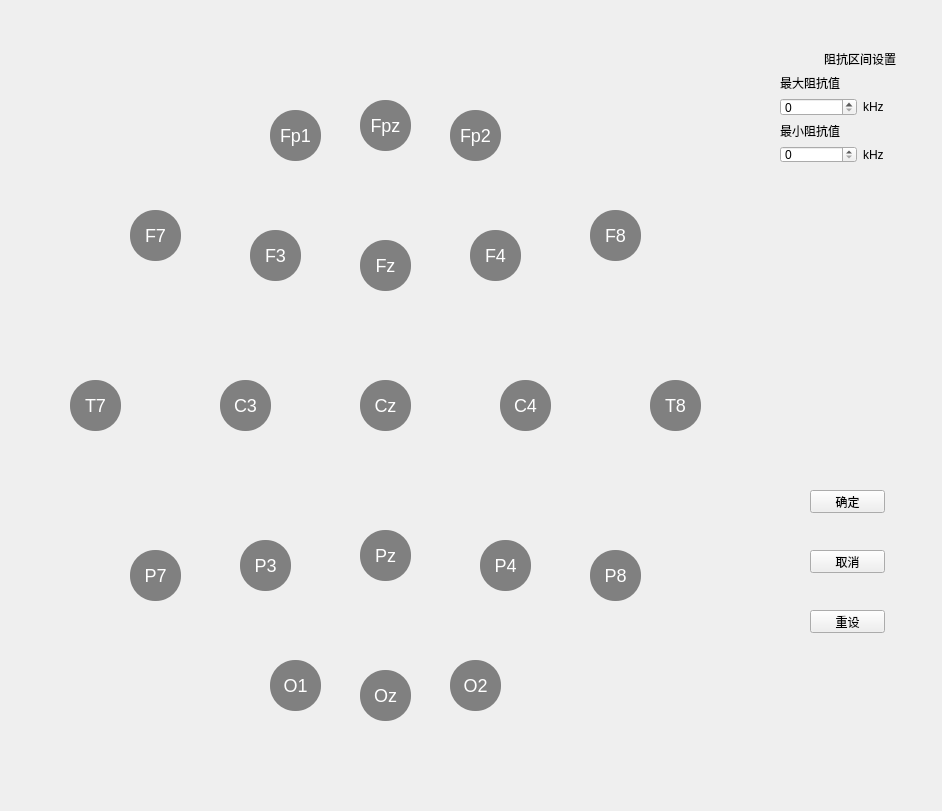
<?xml version="1.0" encoding="UTF-8"?>
<ui version="4.0">
 <class>Impedance</class>
 <widget class="QWidget" name="Impedance">
  <property name="geometry">
   <rect>
    <x>0</x>
    <y>0</y>
    <width>942</width>
    <height>811</height>
   </rect>
  </property>
  <property name="windowTitle">
   <string>Form</string>
  </property>
  <widget class="QLabel" name="label_background">
   <property name="geometry">
    <rect>
     <x>0</x>
     <y>0</y>
     <width>781</width>
     <height>811</height>
    </rect>
   </property>
   <property name="text">
    <string/>
   </property>
   <property name="pixmap">
    <pixmap>background.png</pixmap>
   </property>
  </widget>
  <widget class="QPushButton" name="pushButton_Confirm">
   <property name="geometry">
    <rect>
     <x>810</x>
     <y>490</y>
     <width>75</width>
     <height>23</height>
    </rect>
   </property>
   <property name="text">
    <string>确定</string>
   </property>
  </widget>
  <widget class="QPushButton" name="pushButton_Cancel">
   <property name="geometry">
    <rect>
     <x>810</x>
     <y>550</y>
     <width>75</width>
     <height>23</height>
    </rect>
   </property>
   <property name="text">
    <string>取消</string>
   </property>
  </widget>
  <widget class="QPushButton" name="pushButton_Reset">
   <property name="geometry">
    <rect>
     <x>810</x>
     <y>610</y>
     <width>75</width>
     <height>23</height>
    </rect>
   </property>
   <property name="text">
    <string>重设</string>
   </property>
  </widget>
  <widget class="QPushButton" name="pushButton_Fpz">
   <property name="geometry">
    <rect>
     <x>360</x>
     <y>100</y>
     <width>51</width>
     <height>51</height>
    </rect>
   </property>
   <property name="styleSheet">
    <string notr="true">QPushButton {
    width: 25px;
    height: 5px;
    border-radius: 25px;
    background-color: #808080;  /* 初始颜色 */
    color: white;
    font-size: 18px;
}
</string>
   </property>
   <property name="text">
    <string>Fpz</string>
   </property>
  </widget>
  <widget class="QPushButton" name="pushButton_Fp2">
   <property name="geometry">
    <rect>
     <x>450</x>
     <y>110</y>
     <width>51</width>
     <height>51</height>
    </rect>
   </property>
   <property name="styleSheet">
    <string notr="true">QPushButton {
    width: 25px;
    height: 5px;
    border-radius: 25px;
    background-color: #808080;  /* 初始颜色 */
    color: white;
    font-size: 18px;
}
</string>
   </property>
   <property name="text">
    <string>Fp2</string>
   </property>
  </widget>
  <widget class="QPushButton" name="pushButton_Fp1">
   <property name="geometry">
    <rect>
     <x>270</x>
     <y>110</y>
     <width>51</width>
     <height>51</height>
    </rect>
   </property>
   <property name="styleSheet">
    <string notr="true">QPushButton {
    width: 25px;
    height: 5px;
    border-radius: 25px;
    background-color: #808080;  /* 初始颜色 */
    color: white;
    font-size: 18px;
}
</string>
   </property>
   <property name="text">
    <string>Fp1</string>
   </property>
  </widget>
  <widget class="QPushButton" name="pushButton_Fz">
   <property name="geometry">
    <rect>
     <x>360</x>
     <y>240</y>
     <width>51</width>
     <height>51</height>
    </rect>
   </property>
   <property name="styleSheet">
    <string notr="true">QPushButton {
    width: 25px;
    height: 5px;
    border-radius: 25px;
    background-color: #808080;  /* 初始颜色 */
    color: white;
    font-size: 18px;
}
</string>
   </property>
   <property name="text">
    <string>Fz</string>
   </property>
  </widget>
  <widget class="QPushButton" name="pushButton_Cz">
   <property name="geometry">
    <rect>
     <x>360</x>
     <y>380</y>
     <width>51</width>
     <height>51</height>
    </rect>
   </property>
   <property name="styleSheet">
    <string notr="true">QPushButton {
    width: 25px;
    height: 5px;
    border-radius: 25px;
    background-color: #808080;  /* 初始颜色 */
    color: white;
    font-size: 18px;
}
</string>
   </property>
   <property name="text">
    <string>Cz</string>
   </property>
  </widget>
  <widget class="QPushButton" name="pushButton_Pz">
   <property name="geometry">
    <rect>
     <x>360</x>
     <y>530</y>
     <width>51</width>
     <height>51</height>
    </rect>
   </property>
   <property name="styleSheet">
    <string notr="true">QPushButton {
    width: 25px;
    height: 5px;
    border-radius: 25px;
    background-color: #808080;  /* 初始颜色 */
    color: white;
    font-size: 18px;
}
</string>
   </property>
   <property name="text">
    <string>Pz</string>
   </property>
  </widget>
  <widget class="QPushButton" name="pushButton_Oz">
   <property name="geometry">
    <rect>
     <x>360</x>
     <y>670</y>
     <width>51</width>
     <height>51</height>
    </rect>
   </property>
   <property name="styleSheet">
    <string notr="true">QPushButton {
    width: 25px;
    height: 5px;
    border-radius: 25px;
    background-color: #808080;  /* 初始颜色 */
    color: white;
    font-size: 18px;
}
</string>
   </property>
   <property name="text">
    <string>Oz</string>
   </property>
  </widget>
  <widget class="QPushButton" name="pushButton_F3">
   <property name="geometry">
    <rect>
     <x>250</x>
     <y>230</y>
     <width>51</width>
     <height>51</height>
    </rect>
   </property>
   <property name="styleSheet">
    <string notr="true">QPushButton {
    width: 25px;
    height: 5px;
    border-radius: 25px;
    background-color: #808080;  /* 初始颜色 */
    color: white;
    font-size: 18px;
}
</string>
   </property>
   <property name="text">
    <string>F3</string>
   </property>
  </widget>
  <widget class="QPushButton" name="pushButton_F4">
   <property name="geometry">
    <rect>
     <x>470</x>
     <y>230</y>
     <width>51</width>
     <height>51</height>
    </rect>
   </property>
   <property name="styleSheet">
    <string notr="true">QPushButton {
    width: 25px;
    height: 5px;
    border-radius: 25px;
    background-color: #808080;  /* 初始颜色 */
    color: white;
    font-size: 18px;
}
</string>
   </property>
   <property name="text">
    <string>F4</string>
   </property>
  </widget>
  <widget class="QPushButton" name="pushButton_F7">
   <property name="geometry">
    <rect>
     <x>130</x>
     <y>210</y>
     <width>51</width>
     <height>51</height>
    </rect>
   </property>
   <property name="styleSheet">
    <string notr="true">QPushButton {
    width: 25px;
    height: 5px;
    border-radius: 25px;
    background-color: #808080;  /* 初始颜色 */
    color: white;
    font-size: 18px;
}
</string>
   </property>
   <property name="text">
    <string>F7</string>
   </property>
  </widget>
  <widget class="QPushButton" name="pushButton_F8">
   <property name="geometry">
    <rect>
     <x>590</x>
     <y>210</y>
     <width>51</width>
     <height>51</height>
    </rect>
   </property>
   <property name="styleSheet">
    <string notr="true">QPushButton {
    width: 25px;
    height: 5px;
    border-radius: 25px;
    background-color: #808080;  /* 初始颜色 */
    color: white;
    font-size: 18px;
}
</string>
   </property>
   <property name="text">
    <string>F8</string>
   </property>
  </widget>
  <widget class="QPushButton" name="pushButton_C3">
   <property name="geometry">
    <rect>
     <x>220</x>
     <y>380</y>
     <width>51</width>
     <height>51</height>
    </rect>
   </property>
   <property name="styleSheet">
    <string notr="true">QPushButton {
    width: 25px;
    height: 5px;
    border-radius: 25px;
    background-color: #808080;  /* 初始颜色 */
    color: white;
    font-size: 18px;
}
</string>
   </property>
   <property name="text">
    <string>C3</string>
   </property>
  </widget>
  <widget class="QPushButton" name="pushButton_C4">
   <property name="geometry">
    <rect>
     <x>500</x>
     <y>380</y>
     <width>51</width>
     <height>51</height>
    </rect>
   </property>
   <property name="styleSheet">
    <string notr="true">QPushButton {
    width: 25px;
    height: 5px;
    border-radius: 25px;
    background-color: #808080;  /* 初始颜色 */
    color: white;
    font-size: 18px;
}
</string>
   </property>
   <property name="text">
    <string>C4</string>
   </property>
  </widget>
  <widget class="QPushButton" name="pushButton_T7">
   <property name="geometry">
    <rect>
     <x>70</x>
     <y>380</y>
     <width>51</width>
     <height>51</height>
    </rect>
   </property>
   <property name="styleSheet">
    <string notr="true">QPushButton {
    width: 25px;
    height: 5px;
    border-radius: 25px;
    background-color: #808080;  /* 初始颜色 */
    color: white;
    font-size: 18px;
}
</string>
   </property>
   <property name="text">
    <string>T7</string>
   </property>
  </widget>
  <widget class="QPushButton" name="pushButton_T8">
   <property name="geometry">
    <rect>
     <x>650</x>
     <y>380</y>
     <width>51</width>
     <height>51</height>
    </rect>
   </property>
   <property name="styleSheet">
    <string notr="true">QPushButton {
    width: 25px;
    height: 5px;
    border-radius: 25px;
    background-color: #808080;  /* 初始颜色 */
    color: white;
    font-size: 18px;
}
</string>
   </property>
   <property name="text">
    <string>T8</string>
   </property>
  </widget>
  <widget class="QPushButton" name="pushButton_P3">
   <property name="geometry">
    <rect>
     <x>240</x>
     <y>540</y>
     <width>51</width>
     <height>51</height>
    </rect>
   </property>
   <property name="styleSheet">
    <string notr="true">QPushButton {
    width: 25px;
    height: 5px;
    border-radius: 25px;
    background-color: #808080;  /* 初始颜色 */
    color: white;
    font-size: 18px;
}
</string>
   </property>
   <property name="text">
    <string>P3</string>
   </property>
  </widget>
  <widget class="QPushButton" name="pushButton_P4">
   <property name="geometry">
    <rect>
     <x>480</x>
     <y>540</y>
     <width>51</width>
     <height>51</height>
    </rect>
   </property>
   <property name="styleSheet">
    <string notr="true">QPushButton {
    width: 25px;
    height: 5px;
    border-radius: 25px;
    background-color: #808080;  /* 初始颜色 */
    color: white;
    font-size: 18px;
}
</string>
   </property>
   <property name="text">
    <string>P4</string>
   </property>
  </widget>
  <widget class="QPushButton" name="pushButton_P7">
   <property name="geometry">
    <rect>
     <x>130</x>
     <y>550</y>
     <width>51</width>
     <height>51</height>
    </rect>
   </property>
   <property name="styleSheet">
    <string notr="true">QPushButton {
    width: 25px;
    height: 5px;
    border-radius: 25px;
    background-color: #808080;  /* 初始颜色 */
    color: white;
    font-size: 18px;
}
</string>
   </property>
   <property name="text">
    <string>P7</string>
   </property>
  </widget>
  <widget class="QPushButton" name="pushButton_P8">
   <property name="geometry">
    <rect>
     <x>590</x>
     <y>550</y>
     <width>51</width>
     <height>51</height>
    </rect>
   </property>
   <property name="styleSheet">
    <string notr="true">QPushButton {
    width: 25px;
    height: 5px;
    border-radius: 25px;
    background-color: #808080;  /* 初始颜色 */
    color: white;
    font-size: 18px;
}
</string>
   </property>
   <property name="text">
    <string>P8</string>
   </property>
  </widget>
  <widget class="QPushButton" name="pushButton_O1">
   <property name="geometry">
    <rect>
     <x>270</x>
     <y>660</y>
     <width>51</width>
     <height>51</height>
    </rect>
   </property>
   <property name="styleSheet">
    <string notr="true">QPushButton {
    width: 25px;
    height: 5px;
    border-radius: 25px;
    background-color: #808080;  /* 初始颜色 */
    color: white;
    font-size: 18px;
}
</string>
   </property>
   <property name="text">
    <string>O1</string>
   </property>
  </widget>
  <widget class="QPushButton" name="pushButton_O2">
   <property name="geometry">
    <rect>
     <x>450</x>
     <y>660</y>
     <width>51</width>
     <height>51</height>
    </rect>
   </property>
   <property name="styleSheet">
    <string notr="true">QPushButton {
    width: 25px;
    height: 5px;
    border-radius: 25px;
    background-color: #808080;  /* 初始颜色 */
    color: white;
    font-size: 18px;
}
</string>
   </property>
   <property name="text">
    <string>O2</string>
   </property>
  </widget>
  <widget class="QWidget" name="gridLayoutWidget">
   <property name="geometry">
    <rect>
     <x>780</x>
     <y>50</y>
     <width>160</width>
     <height>113</height>
    </rect>
   </property>
   <layout class="QGridLayout" name="gridLayout">
    <item row="2" column="0">
     <widget class="QSpinBox" name="spinBox_Max"/>
    </item>
    <item row="4" column="0">
     <widget class="QSpinBox" name="spinBox_Min"/>
    </item>
    <item row="2" column="1">
     <widget class="QLabel" name="label_3">
      <property name="text">
       <string>kHz</string>
      </property>
     </widget>
    </item>
    <item row="1" column="0" colspan="2">
     <widget class="QLabel" name="label">
      <property name="text">
       <string>最大阻抗值</string>
      </property>
     </widget>
    </item>
    <item row="3" column="0" colspan="2">
     <widget class="QLabel" name="label_2">
      <property name="text">
       <string>最小阻抗值</string>
      </property>
     </widget>
    </item>
    <item row="4" column="1">
     <widget class="QLabel" name="label_4">
      <property name="text">
       <string>kHz</string>
      </property>
     </widget>
    </item>
    <item row="0" column="0" colspan="2">
     <widget class="QLabel" name="label_5">
      <property name="styleSheet">
       <string notr="true">font: 700 9pt &quot;Microsoft YaHei UI&quot;;</string>
      </property>
      <property name="text">
       <string>阻抗区间设置</string>
      </property>
      <property name="alignment">
       <set>Qt::AlignCenter</set>
      </property>
     </widget>
    </item>
   </layout>
  </widget>
 </widget>
 <resources/>
 <connections/>
</ui>
